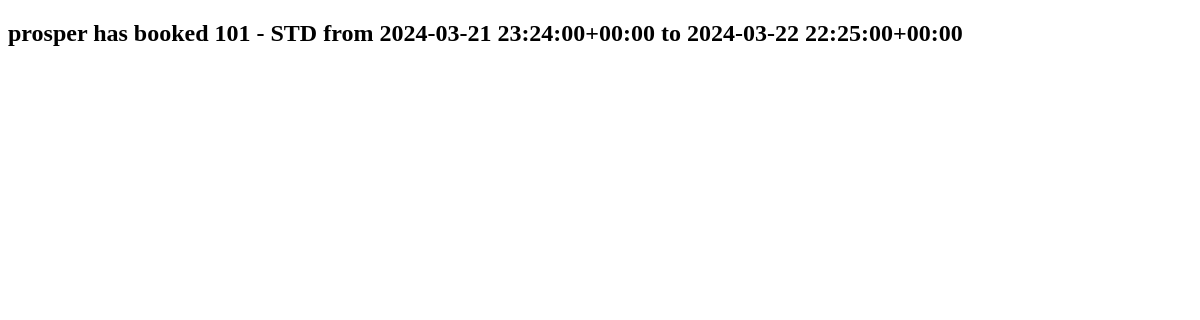
/booking-list/, run on an earlier commit of the app's database.
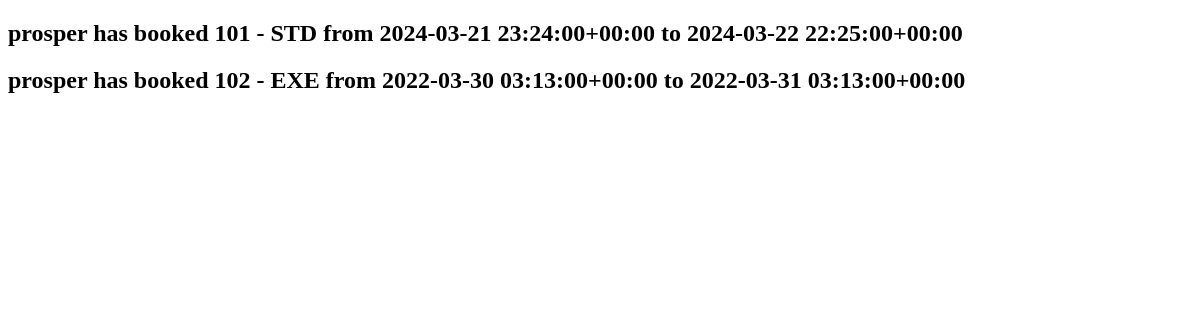
And on a later commit of the database.
### hotel/models.py (models this page shows)
class Booking(models.Model):
    user = models.ForeignKey(settings.AUTH_USER_MODEL, on_delete=models.CASCADE)
    room = models.ForeignKey(Room, on_delete=models.CASCADE)
    check_in = models.DateTimeField()
    check_out = models.DateTimeField()
    def __str__(self):
        return f"{self.user} has booked {self.room} from {self.check_in} to {self.check_out}"

class Room(models.Model):
    ROOM_CATEGORIES=(
        ('EXE', 'EXECUTIVE'),
        ('DEL', 'DELUXE'),
        ('PRE', 'PREMIUM'),
        ('STD', 'STANDARD'),
        ('PNT', 'PENTHOUSE')
    )
    number = models.IntegerField()
    category = models.CharField(max_length=3, choices=ROOM_CATEGORIES)
    beds = models.IntegerField()
    capacity = models.IntegerField()
    def __str__(self):
        return f"{self.number} - {self.category}"

### hotel/views.py (the view)
# urls.py: path("booking-list/", BookingList.as_view(), name="Booking-List"),
class BookingList(ListView):
    model = Booking

### hotel/templates/hotel/booking_list.html (shortened to what this page needs)
<!DOCTYPE html>
<html lang="en">
<head>
</head>
<body>
    {% for booking in booking_list %}
    <h2>{{ booking }}</h2>
    {% endfor %}
</body>
</html>

What changed in the data, as far as the page shows it:
added Booking: user+room+check_in "prosper has booked 102 - EXE from 2022-03-30 03:13:00+00:00 to 2022-03-31 03:13:00+00:00"
